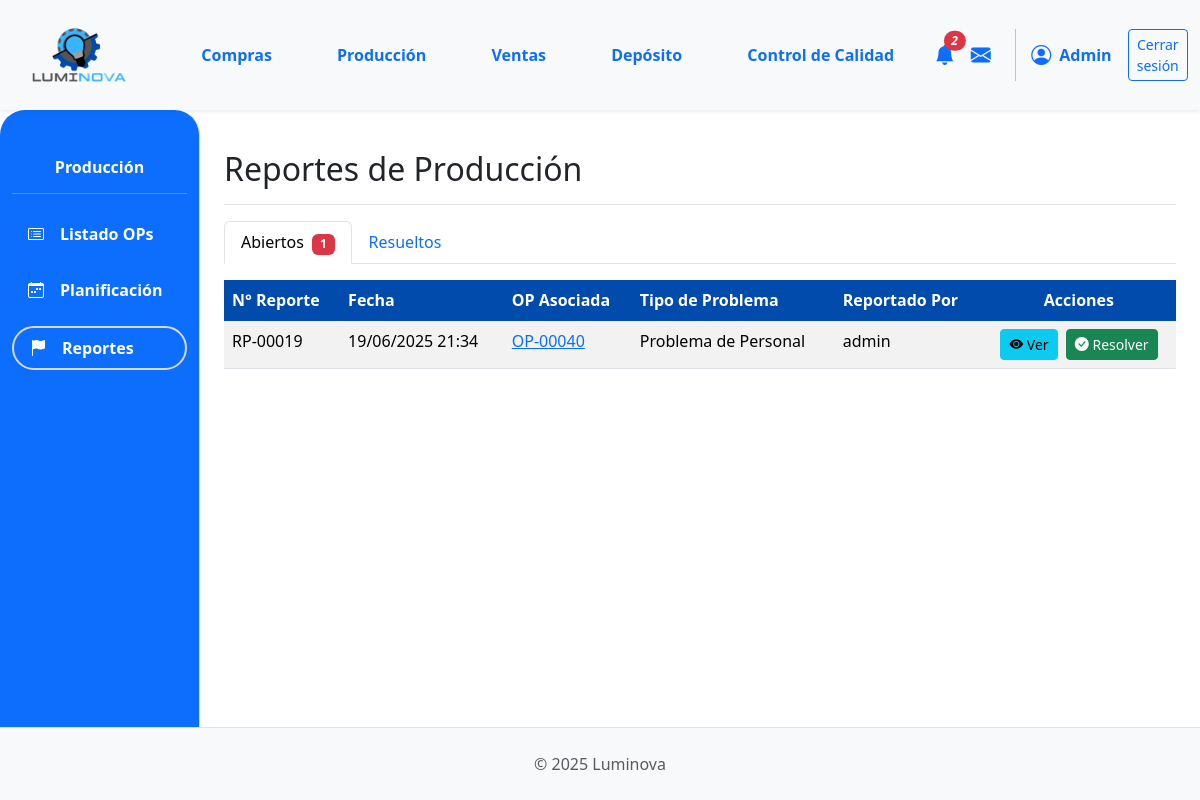
/produccion/reportes/ (signed in), run on the app's committed database.
### App_LUMINOVA/models.py (models this page shows, shortened)
class Reportes(models.Model):
    orden_produccion_asociada = models.ForeignKey(
        OrdenProduccion,
        on_delete=models.SET_NULL,
        null=True,
        blank=True,
        related_name="reportes_incidencia",
    )
    n_reporte = models.CharField(max_length=20, unique=True)
    fecha = models.DateTimeField(default=timezone.now)
    tipo_problema = models.CharField(max_length=100)
    informe_reporte = models.TextField(
        blank=True, null=True
    )
    resuelto = models.BooleanField(default=False, verbose_name="¿Problema Resuelto?")
    fecha_resolucion = models.DateTimeField(null=True, blank=True, verbose_name="Fecha de Resolución")
    reportado_por = models.ForeignKey(
        User,
        on_delete=models.SET_NULL,
        null=True,
        blank=True,
        related_name="reportes_creados",
    )
    sector_reporta = models.ForeignKey(
        SectorAsignado,
        on_delete=models.SET_NULL,
        null=True,
        blank=True,
        related_name="reportes_originados_aqui",
    )

class OrdenProduccion(models.Model):
    numero_op = models.CharField(
        max_length=20, unique=True, verbose_name="N° Orden de Producción"
    )
    orden_venta_origen = models.ForeignKey(
        OrdenVenta,
        on_delete=models.SET_NULL,
        null=True,
        blank=True,
        related_name="ops_generadas",
    )
    producto_a_producir = models.ForeignKey(
        ProductoTerminado, on_delete=models.PROTECT, related_name="ordenes_produccion"
    )
    cantidad_a_producir = models.PositiveIntegerField()
    estado_op = models.ForeignKey(
        EstadoOrden,
        on_delete=models.SET_NULL,
        null=True,
        blank=True,
        related_name="ops_estado",
    )
    fecha_solicitud = models.DateTimeField(default=timezone.now)
    fecha_inicio_real = models.DateTimeField(null=True, blank=True)
    fecha_inicio_planificada = models.DateField(
        null=True, blank=True
    )
    fecha_fin_real = models.DateTimeField(null=True, blank=True)
    fecha_fin_planificada = models.DateField(null=True, blank=True)
    sector_asignado_op = models.ForeignKey(
        SectorAsignado,
        on_delete=models.SET_NULL,
        null=True,
        blank=True,
        related_name="ops_sector",
    )
    notas = models.TextField(null=True, blank=True, verbose_name="Notas")

### App_LUMINOVA/views.py (the view, shortened to what this page needs)
# urls.py: path('produccion/reportes/', reportes_produccion_view, name='reportes_produccion'),
@login_required
def reportes_produccion_view(request, reporte_id=None, resolver=False):
    reportes_abiertos = Reportes.objects.filter(resuelto=False).select_related('orden_produccion_asociada', 'reportado_por', 'sector_reporta').order_by('-fecha')
    reportes_resueltos = Reportes.objects.filter(resuelto=True).select_related('orden_produccion_asociada', 'reportado_por', 'sector_reporta').order_by('-fecha_resolucion')
    context = {
        'reportes_abiertos': reportes_abiertos,
        'reportes_resueltos': reportes_resueltos,
        'titulo_seccion': 'Reportes de Producción',
    }
    return render(request, 'produccion/reportes.html', context)

### App_LUMINOVA/context_processors.py (called while the page is built)
def notificaciones_context(request):
    if not request.user.is_authenticated:
        return {}
    ops_con_problemas_count = Reportes.objects.filter(
        resuelto=False,
        orden_produccion_asociada__isnull=False
    ).values('orden_produccion_asociada_id').distinct().count()
    solicitudes_insumos_count = OrdenProduccion.objects.filter(
        estado_op__nombre__iexact='Insumos Solicitados'
    ).count()
    ocs_para_aprobar_count = Orden.objects.filter(
        tipo='compra',
        estado='BORRADOR'
    ).count()
    total_notificaciones = ops_con_problemas_count + solicitudes_insumos_count + ocs_para_aprobar_count
    return {
        'ops_con_problemas_count': ops_con_problemas_count,
        'solicitudes_insumos_count': solicitudes_insumos_count,
        'ocs_para_aprobar_count': ocs_para_aprobar_count,
        'total_notificaciones': total_notificaciones,
    }

### App_LUMINOVA/templates/produccion/reportes.html (shortened to what this page needs)
{% extends 'padre.html' %}
{% load static %}
{% load django_bootstrap5 %}
{% block sidebar_content %}
    {% include 'produccion/produccion_sidebar.html' %}
{% endblock %}
{% block content %}
<div class="d-flex justify-content-between flex-wrap flex-md-nowrap align-items-center pt-3 pb-2 mb-3 border-bottom">
    <h1 class="h2">{{ titulo_seccion }}</h1>
</div>
<ul class="nav nav-tabs" id="myTab" role="tablist">
  <li class="nav-item" role="presentation">
    <button class="nav-link active" id="abiertos-tab" data-bs-toggle="tab" data-bs-target="#abiertos-tab-pane" type="button" role="tab">
      Abiertos <span class="badge bg-danger ms-1">{{ reportes_abiertos|length }}</span>
    </button>
  </li>
  <li class="nav-item" role="presentation">
    <button class="nav-link" id="resueltos-tab" data-bs-toggle="tab" data-bs-target="#resueltos-tab-pane" type="button" role="tab">
      Resueltos
    </button>
  </li>
</ul>
<div class="tab-content" id="myTabContent">
  <div class="tab-pane fade show active" id="abiertos-tab-pane" role="tabpanel">
    <div class="table-responsive mt-3">
        <table class="table table-striped table-hover">
            <thead class="color-thead">
                <tr>
                    <th class="align-middle" style="background-color: #014BAC; color: white;">N° Reporte</th>
                    <th class="align-middle" style="background-color: #014BAC; color: white;">Fecha</th>
                    <th class="align-middle" style="background-color: #014BAC; color: white;">OP Asociada</th>
                    <th class="align-middle" style="background-color: #014BAC; color: white;">Tipo de Problema</th>
                    <th class="align-middle" style="background-color: #014BAC; color: white;">Reportado Por</th>
                    <th class="align-middle text-center" style="background-color: #014BAC; color: white;">Acciones</th>
                </tr>
            </thead>
            <tbody>
                {% for reporte in reportes_abiertos %}
                    <tr>
                        <td>{{ reporte.n_reporte }}</td>
                        <td>{{ reporte.fecha|date:"d/m/Y H:i" }}</td>
                        <td>{% if reporte.orden_produccion_asociada %}<a href="{% url 'App_LUMINOVA:produccion_detalle_op' reporte.orden_produccion_asociada.id %}">{{ reporte.orden_produccion_asociada.numero_op }}</a>{% else %}N/A{% endif %}</td>
                        <td>{{ reporte.tipo_problema }}</td>
                        <td>{{ reporte.reportado_por.username|default:"Sistema" }}</td>
                        <td class="text-center">
                            <button class="btn btn-sm btn-info" data-bs-toggle="modal" data-bs-target="#modalReporte{{ reporte.id }}">
                                <i class="bi bi-eye-fill"></i> Ver
                            </button>
                            <form id="form-resolver-{{ reporte.id }}" action="{% url 'App_LUMINOVA:produccion_resolver_reporte' reporte.id %}" method="post" class="d-inline ms-1">
                                <button type="button" class="btn btn-sm btn-success"
                                        data-bs-toggle="modal"
                                        data-bs-target="#confirmarResolucionModal"
                                        data-reporte-id="{{ reporte.id }}"
                                        data-reporte-nro="{{ reporte.n_reporte }}">
                                    <i class="bi bi-check-circle-fill"></i> Resolver
                                </button>
                            </form>
                        </td>
                    </tr>
                {% empty %}
                    <tr><td colspan="6" class="text-center text-muted p-4">No hay reportes abiertos.</td></tr>
                {% endfor %}
            </tbody>
        </table>
    </div>
  </div>
</div>
{% endblock %}

### App_LUMINOVA/templates/shared/header.html (shortened to what this page needs)
{% load static %}
<header>
    <nav class="navbar navbar-expand-lg navbar-light bg-light shadow-sm p-0">
        <div class="container-fluid d-flex align-items-center">
            <div class="col-md-3 col-lg-1">
                <a class="navbar-brand d-flex align-items-center ms-3" href="{% url 'App_LUMINOVA:dashboard' %}">
                    <img src="{% static 'img/logo.png' %}" alt="Luminova Logo" height="100" width="100" class="d-inline-block align-text-top me-2">
                </a>
            </div>
            <div class="collapse navbar-collapse" id="navbarContent" style="padding-left: 5%;">
                <ul class="navbar-nav mb-2 mb-lg-0 d-flex justify-content-around w-100">
                    <li class="nav-item"><a class="nav-link text-primary fw-bold" href="{% url 'App_LUMINOVA:compras_lista_oc' %} ">Compras</a></li>
                    <li class="nav-item"><a class="nav-link text-primary fw-bold" href="{% url 'App_LUMINOVA:produccion_principal' %}">Producción</a></li>
                    <li class="nav-item"><a class="nav-link text-primary fw-bold" href="{% url 'App_LUMINOVA:ventas_lista_ov' %}">Ventas</a></li>
                    <li class="nav-item"><a class="nav-link text-primary fw-bold" href="{% url 'App_LUMINOVA:deposito_view' %}">Depósito</a></li>
                    <li class="nav-item"><a class="nav-link text-primary fw-bold" href="{% url 'App_LUMINOVA:control_calidad_view' %}">Control de Calidad</a></li>
                </ul>
                <div class="navbar-nav ms-auto d-flex flex-row align-items-center">
                    {% if user.is_authenticated %}
                        <div class="nav-item dropdown">
                            <a class="nav-link px-2" href="#" role="button" data-bs-toggle="dropdown" aria-expanded="false" title="Notificaciones">
                                <i class="bi bi-bell-fill fs-5 position-relative text-primary">
                                    {% if total_notificaciones > 0 %}
                                    <span class="position-absolute top-0 start-100 translate-middle badge rounded-pill bg-danger" style="font-size: 0.6em;">{{ total_notificaciones }}</span>
                                    {% endif %}
                                </i>
                            </a>
                        </div>
                        <div class="nav-item">
                             <a class="nav-link px-2" href="#" title="Mensajes"><i class="bi bi-envelope-fill fs-5 text-primary"></i></a>
                        </div>
                        <div class="nav-item d-flex align-items-center">
                             <i class="bi bi-person-circle fs-5 text-primary"></i>
                             <span class="ms-2 fw-bold text-primary">{{ user.first_name|default:user.username|capfirst }}</span>
                        </div>
                        <div class="nav-item ms-3">
                            <a class="btn btn-outline-primary btn-sm" href="{% url 'App_LUMINOVA:logout' %}">Cerrar sesión</a>
                        </div>
                    {% endif %}
                </div>
            </div>
        </div>
    </nav>
</header>

### App_LUMINOVA/static/css/custom.css (style rules this page uses)
html, body { height: 100%; margin: 0; }
body { display: flex; flex-direction: column; min-height: 100vh; }
.table > thead.color-thead { --bs-table-color: white; background-color: #014BAC !important; color: white !important; border-color: #014BAC !important; }
.table > thead.color-thead > tr > th { color: inherit !important; vertical-align: middle !important; }

### data on the page
Reportes: n_reporte "RP-00019", fecha "19/06/2025 21:34", orden_produccion_asociada.numero_op "OP-00040", tipo_problema "Problema de Personal", reportado_por.username "admin"

### other printed values
{{ total_notificaciones }} "2"
{{ user.first_name|default:user.username|capfirst }} "Admin"
{{ titulo_seccion }} "Reportes de Producción"
{{ reportes_abiertos|length }} "1"
